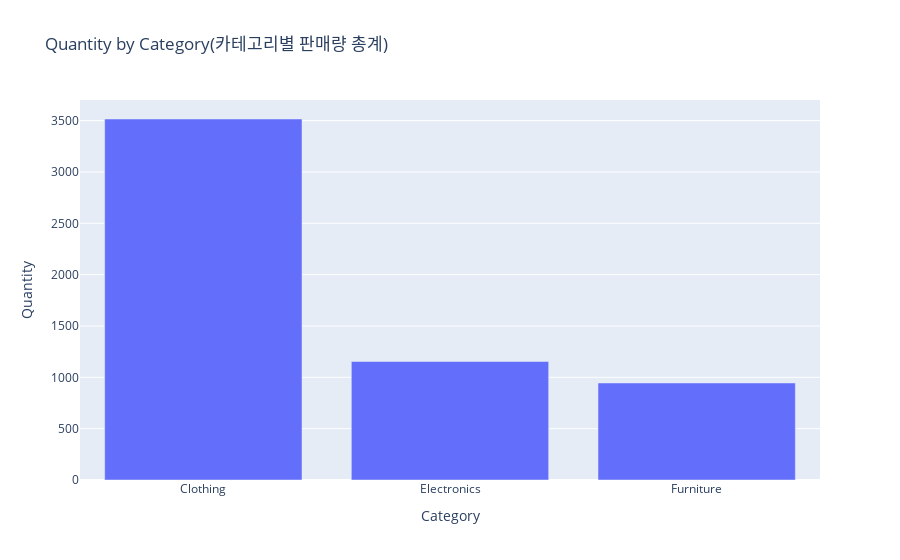

Source (notebook cell):
### Code cell
fig3 = px.bar(quantity_cat_month,
               x='Category',
               y='Quantity',
               title='Quantity by Category(카테고리별 판매량 총계)')
fig3.show()

### Figure 1 — Plotly figure (JSON) as saved in the notebook; plotly's stock layout.template omitted (floating-point values rounded to 4 significant figures)
{"data": [{"alignmentgroup": "True", "hovertemplate": "Category=%{x}<br>Quantity=%{y}<extra></extra>", "legendgroup": "", "marker": {"color": "#636efa", "pattern": {"shape": ""}}, "name": "", "offsetgroup": "", "orientation": "v", "showlegend": false, "textposition": "auto", "type": "bar", "x": ["Clothing", "Electronics", "Furniture"], "xaxis": "x", "y": [3516, 1154, 945], "yaxis": "y"}], "layout": {"barmode": "relative", "legend": {"tracegroupgap": 0}, "title": {"text": "Quantity by Category(카테고리별 판매량 총계)"}, "xaxis": {"anchor": "y", "domain": [0, 1], "title": {"text": "Category"}}, "yaxis": {"anchor": "x", "domain": [0, 1], "title": {"text": "Quantity"}}}}
